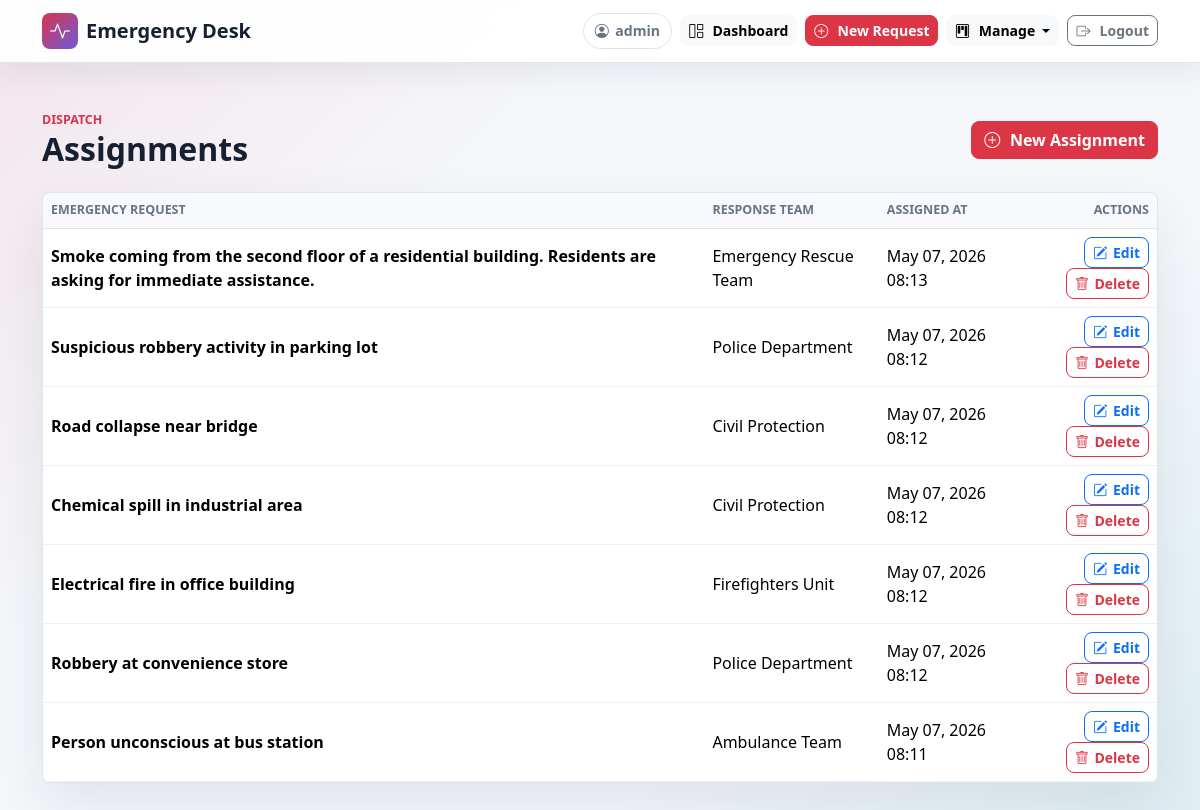
The app's page /assignments/ (signed in) with its own data.
### core/models.py (models this page shows, shortened)
class Assignment(models.Model):
    emergency_request = models.ForeignKey(
        EmergencyRequest,
        on_delete=models.CASCADE,
        related_name='assignments',
    )
    response_team = models.ForeignKey(
        ResponseTeam,
        on_delete=models.PROTECT,
        related_name='assignments',
    )
    assigned_at = models.DateTimeField(auto_now_add=True)
    class Meta:
        ordering = ['-assigned_at']
        constraints = [
            models.UniqueConstraint(
                fields=['emergency_request', 'response_team'],
                name='unique_request_team_assignment',
            ),
        ]

class EmergencyRequest(models.Model):
    STATUS_CHOICES = [
        ('pending', 'Pending'),
        ('in_progress', 'In Progress'),
        ('resolved', 'Resolved'),
    ]
    title = models.CharField(max_length=200)
    description = models.TextField()
    location = models.CharField(max_length=255)
    latitude = models.FloatField(null=True, blank=True)
    longitude = models.FloatField(null=True, blank=True)
    before_image = models.ImageField(upload_to='emergency_requests/before/', blank=True, null=True)
    after_image = models.ImageField(upload_to='emergency_requests/after/', blank=True, null=True)
    status = models.CharField(max_length=20, choices=STATUS_CHOICES, default='pending')
    created_at = models.DateTimeField(auto_now_add=True)
    requester = models.ForeignKey(
        Requester,
        on_delete=models.PROTECT,
        related_name='emergency_requests',
    )
    emergency_type = models.ForeignKey(
        EmergencyType,
        on_delete=models.PROTECT,
        related_name='emergency_requests',
    )
    class Meta:
        ordering = ['-created_at']
        indexes = [
            models.Index(fields=['status']),
            models.Index(fields=['created_at']),
        ]

class ResponseTeam(models.Model):
    name = models.CharField(max_length=100)
    contact = models.CharField(max_length=100)
    class Meta:
        ordering = ['name']

### core/views.py (the view)
# urls.py: path('assignments/', views.assignment_list, name='assignment_list'),
@login_required
def assignment_list(request):
    assignments = Assignment.objects.select_related(
        'emergency_request',
        'response_team',
    ).order_by('-assigned_at')
    return render(request, 'assignment_list.html', {
        'assignments': assignments,
    })

### core/templates/assignment_list.html (shortened to what this page needs)
{% extends 'base.html' %}
{% block content %}
<div class="d-flex flex-column flex-sm-row align-items-sm-center justify-content-between gap-3 mb-4">
    <div>
        <div class="page-kicker">Dispatch</div>
        <h1 class="page-title">Assignments</h1>
    </div>
    <a class="btn btn-danger" href="{% url 'assignment_create' %}">
        <i class="bi bi-plus-circle"></i>
        New Assignment
    </a>
</div>
<div class="management-card">
    <div class="table-responsive">
        <table class="table align-middle mb-0">
            <thead>
                <tr>
                    <th>Emergency Request</th>
                    <th>Response Team</th>
                    <th>Assigned At</th>
                    <th class="text-end">Actions</th>
                </tr>
            </thead>
            <tbody>
                {% for assignment in assignments %}
                    <tr>
                        <td class="fw-bold">{{ assignment.emergency_request.title }}</td>
                        <td>{{ assignment.response_team.name }}</td>
                        <td>{{ assignment.assigned_at|date:"M d, Y H:i" }}</td>
                        <td class="text-end">
                            <a class="btn btn-outline-primary btn-sm" href="{% url 'assignment_update' assignment.id %}"><i class="bi bi-pencil-square"></i>Edit</a>
                            <a class="btn btn-outline-danger btn-sm" href="{% url 'assignment_delete' assignment.id %}"><i class="bi bi-trash"></i>Delete</a>
                        </td>
                    </tr>
                {% empty %}
                    <tr><td colspan="4" class="text-center text-secondary py-4">No assignments yet.</td></tr>
                {% endfor %}
            </tbody>
        </table>
    </div>
</div>
{% endblock %}

### core/templates/base.html (shortened to what this page needs)
{% load static %}
<!DOCTYPE html>
<html lang="en">
<head>
    <link href="https://cdn.jsdelivr.net/npm/bootstrap@5.3.3/dist/css/bootstrap.min.css" rel="stylesheet">
    <link href="https://cdn.jsdelivr.net/npm/bootstrap-icons@1.11.3/font/bootstrap-icons.css" rel="stylesheet">
    <link href="{% static 'core/app.css' %}?v=3" rel="stylesheet">
</head>
<body>
    <nav class="navbar navbar-expand-lg app-navbar">
        <div class="container">
            <a class="navbar-brand d-flex align-items-center gap-2" href="{% if user.is_authenticated %}{% url 'home' %}{% else %}{% url 'login' %}{% endif %}">
                <span class="brand-mark">
                    <i class="bi bi-activity"></i>
                </span>
                <span>Emergency Desk</span>
            </a>
            <div class="ms-auto d-flex align-items-center gap-2">
                {% if user.is_authenticated %}
                    <span class="user-pill d-none d-md-inline-flex">
                        <i class="bi bi-person-circle"></i>
                        {{ user.username }}
                    </span>
                    <a class="btn btn-light btn-sm" href="{% url 'home' %}">
                        <i class="bi bi-grid-1x2"></i>
                        <span>Dashboard</span>
                    </a>
                    <a class="btn btn-danger btn-sm" href="{% url 'create_request' %}">
                        <i class="bi bi-plus-circle"></i>
                        <span>New Request</span>
                    </a>
                    <div class="dropdown">
                        <button class="btn btn-light btn-sm dropdown-toggle" type="button" data-bs-toggle="dropdown" aria-expanded="false">
                            <i class="bi bi-kanban"></i>
                            <span>Manage</span>
                        </button>
                    </div>
                    <form method="POST" action="{% url 'logout' %}" class="m-0">
                        <button class="btn btn-outline-secondary btn-sm" type="submit">
                            <i class="bi bi-box-arrow-right"></i>
                            <span>Logout</span>
                        </button>
                    </form>
                {% else %}
                    <a class="btn btn-danger btn-sm" href="{% url 'login' %}">
                        <i class="bi bi-box-arrow-in-right"></i>
                        <span>Login</span>
                    </a>
                {% endif %}
            </div>
        </div>
    </nav>
    <main class="app-shell">
        <div class="container py-4 py-lg-5">
            {% block content %}{% endblock %}
        </div>
    </main>
</body>
</html>

### core/static/core/app.css (style rules this page uses)
:root { --app-ink: #172033; --app-muted: #687386; --app-line: #dce4ee; --app-paper: #ffffff; --app-bg: #f5f7fb; --app-red: #d8344f; --app-teal: #0f9f9a; --app-amber: #f0a62b; --app-violet: #6f5bd8; }
body { min-height: 100vh; color: var(--app-ink); background: linear-gradient(135deg, rgba(216, 52, 79, 0.09), transparent 32%), linear-gradient(315deg, rgba(15, 159, 154, 0.1), transparent 30%), var(--app-bg); font-family: system-ui, -apple-system, BlinkMacSystemFont, "Segoe UI", sans-serif; }
.app-navbar { position: relative; z-index: 5000; background: rgba(255, 255, 255, 0.92); border-bottom: 1px solid rgba(220, 228, 238, 0.9); box-shadow: 0 10px 30px rgba(23, 32, 51, 0.08); backdrop-filter: blur(14px); isolation: isolate; overflow: visible; }
.app-navbar .container, .app-navbar .ms-auto { overflow: visible; }
.app-navbar .dropdown { position: relative; z-index: 5010; }
.navbar-brand { color: var(--app-ink); font-weight: 800; }
.brand-mark, .hero-mark, .empty-mark { display: inline-grid; place-items: center; color: #ffffff; background: linear-gradient(135deg, var(--app-red), var(--app-violet)); }
.brand-mark { width: 36px; height: 36px; border-radius: 8px; }
.user-pill { align-items: center; gap: 0.4rem; padding: 0.38rem 0.7rem; color: var(--app-muted); border: 1px solid var(--app-line); border-radius: 999px; background: #ffffff; font-size: 0.88rem; font-weight: 700; }
.app-shell { position: relative; z-index: 0; min-height: calc(100vh - 65px); }
.page-kicker { color: var(--app-red); font-size: 0.78rem; font-weight: 800; text-transform: uppercase; }
.page-title { margin: 0; font-size: 2rem; font-weight: 850; }
.hero-panel, .tool-card, .request-card, .empty-state, .search-panel, .management-card { background: rgba(255, 255, 255, 0.88); border: 1px solid rgba(220, 228, 238, 0.95); border-radius: 8px; box-shadow: 0 22px 55px rgba(23, 32, 51, 0.09); }
.management-card { overflow: hidden; }
.management-card .table thead th { color: var(--app-muted); background: #f7f9fc; border-bottom-color: var(--app-line); font-size: 0.78rem; font-weight: 850; text-transform: uppercase; }
.management-card .table td { border-color: #edf1f6; }
.btn { border-radius: 8px; font-weight: 700; }
.btn i { margin-right: 0.35rem; }

### records on screen
Assignment: emergency_request "Smoke coming from the second floor of a residential building. Residents are asking for immediate assistance.", response_team.name "Emergency Rescue Team", assigned_at "May 07, 2026 08:13"
Assignment: emergency_request "Suspicious robbery activity in parking lot", response_team.name "Police Department", assigned_at "May 07, 2026 08:12"
Assignment: emergency_request "Road collapse near bridge", response_team.name "Civil Protection", assigned_at "May 07, 2026 08:12"
Assignment: emergency_request "Chemical spill in industrial area", response_team.name "Civil Protection", assigned_at "May 07, 2026 08:12"
Assignment: emergency_request "Electrical fire in office building", response_team.name "Firefighters Unit", assigned_at "May 07, 2026 08:12"
Assignment: emergency_request "Robbery at convenience store", response_team.name "Police Department", assigned_at "May 07, 2026 08:12"
Assignment: emergency_request "Person unconscious at bus station", response_team.name "Ambulance Team", assigned_at "May 07, 2026 08:11"

### other values on screen
{{ user.username }} "admin"
